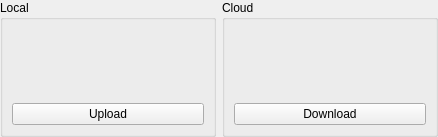
<?xml version="1.0" encoding="UTF-8"?>
<ui version="4.0">
 <class>CloudSyncWidget</class>
 <widget class="QWidget" name="CloudSyncWidget">
  <property name="geometry">
   <rect>
    <x>0</x>
    <y>0</y>
    <width>438</width>
    <height>137</height>
   </rect>
  </property>
  <property name="sizePolicy">
   <sizepolicy hsizetype="Preferred" vsizetype="Fixed">
    <horstretch>0</horstretch>
    <verstretch>0</verstretch>
   </sizepolicy>
  </property>
  <property name="windowTitle">
   <string notr="true">SyncWidget</string>
  </property>
  <layout class="QHBoxLayout" name="main_layout">
   <property name="leftMargin">
    <number>0</number>
   </property>
   <property name="topMargin">
    <number>0</number>
   </property>
   <property name="rightMargin">
    <number>0</number>
   </property>
   <property name="bottomMargin">
    <number>0</number>
   </property>
   <item>
    <widget class="QGroupBox" name="local_group">
     <property name="title">
      <string>Local</string>
     </property>
     <layout class="QVBoxLayout" name="local_layout">
      <item>
       <widget class="QLabel" name="date_info_local">
        <property name="text">
         <string notr="true"/>
        </property>
        <property name="alignment">
         <set>Qt::AlignCenter</set>
        </property>
       </widget>
      </item>
      <item>
       <widget class="QLabel" name="icon_local">
        <property name="sizePolicy">
         <sizepolicy hsizetype="Expanding" vsizetype="Preferred">
          <horstretch>0</horstretch>
          <verstretch>0</verstretch>
         </sizepolicy>
        </property>
        <property name="text">
         <string notr="true"/>
        </property>
        <property name="alignment">
         <set>Qt::AlignCenter</set>
        </property>
       </widget>
      </item>
      <item>
       <widget class="QLabel" name="age_label_local">
        <property name="text">
         <string/>
        </property>
        <property name="alignment">
         <set>Qt::AlignCenter</set>
        </property>
       </widget>
      </item>
      <item>
       <widget class="QPushButton" name="upload_button">
        <property name="minimumSize">
         <size>
          <width>192</width>
          <height>0</height>
         </size>
        </property>
        <property name="text">
         <string>Upload</string>
        </property>
       </widget>
      </item>
     </layout>
    </widget>
   </item>
   <item>
    <widget class="QGroupBox" name="cloud_group">
     <property name="title">
      <string>Cloud</string>
     </property>
     <layout class="QVBoxLayout" name="cloud_layout">
      <item>
       <widget class="QLabel" name="date_info_remote">
        <property name="text">
         <string notr="true"/>
        </property>
        <property name="alignment">
         <set>Qt::AlignCenter</set>
        </property>
       </widget>
      </item>
      <item>
       <widget class="QLabel" name="icon_remote">
        <property name="sizePolicy">
         <sizepolicy hsizetype="Expanding" vsizetype="Preferred">
          <horstretch>0</horstretch>
          <verstretch>0</verstretch>
         </sizepolicy>
        </property>
        <property name="text">
         <string notr="true"/>
        </property>
        <property name="alignment">
         <set>Qt::AlignCenter</set>
        </property>
       </widget>
      </item>
      <item>
       <widget class="QLabel" name="age_label_remote">
        <property name="text">
         <string notr="true"/>
        </property>
        <property name="alignment">
         <set>Qt::AlignCenter</set>
        </property>
       </widget>
      </item>
      <item>
       <widget class="QPushButton" name="download_button">
        <property name="minimumSize">
         <size>
          <width>192</width>
          <height>0</height>
         </size>
        </property>
        <property name="text">
         <string>Download</string>
        </property>
       </widget>
      </item>
     </layout>
    </widget>
   </item>
  </layout>
 </widget>
 <resources/>
 <connections/>
</ui>
